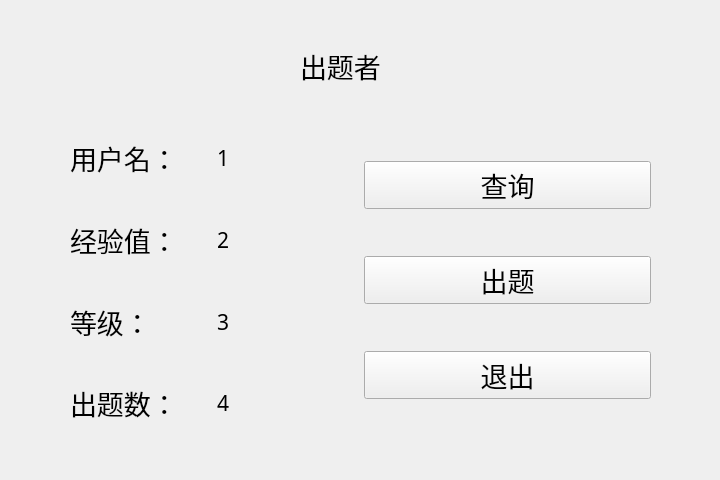
<?xml version="1.0" encoding="UTF-8"?>
<ui version="4.0">
 <class>testerPage</class>
 <widget class="QWidget" name="testerPage">
  <property name="geometry">
   <rect>
    <x>0</x>
    <y>0</y>
    <width>720</width>
    <height>480</height>
   </rect>
  </property>
  <property name="windowTitle">
   <string>Form</string>
  </property>
  <widget class="QWidget" name="layoutWidget">
   <property name="geometry">
    <rect>
     <x>70</x>
     <y>120</y>
     <width>581</width>
     <height>321</height>
    </rect>
   </property>
   <layout class="QHBoxLayout" name="horizontalLayout_5">
    <item>
     <layout class="QVBoxLayout" name="verticalLayout_2">
      <item>
       <layout class="QHBoxLayout" name="horizontalLayout">
        <item>
         <widget class="QLabel" name="label">
          <property name="font">
           <font>
            <family>华文行楷</family>
            <pointsize>20</pointsize>
           </font>
          </property>
          <property name="text">
           <string>用户名：</string>
          </property>
         </widget>
        </item>
        <item>
         <widget class="QLabel" name="username">
          <property name="font">
           <font>
            <family>华文行楷</family>
            <pointsize>16</pointsize>
           </font>
          </property>
          <property name="text">
           <string>1</string>
          </property>
         </widget>
        </item>
       </layout>
      </item>
      <item>
       <layout class="QHBoxLayout" name="horizontalLayout_2">
        <item>
         <widget class="QLabel" name="label_3">
          <property name="font">
           <font>
            <family>华文行楷</family>
            <pointsize>20</pointsize>
           </font>
          </property>
          <property name="text">
           <string>经验值：</string>
          </property>
         </widget>
        </item>
        <item>
         <widget class="QLabel" name="expNum">
          <property name="font">
           <font>
            <family>华文行楷</family>
            <pointsize>16</pointsize>
           </font>
          </property>
          <property name="text">
           <string>2</string>
          </property>
         </widget>
        </item>
       </layout>
      </item>
      <item>
       <layout class="QHBoxLayout" name="horizontalLayout_3">
        <item>
         <widget class="QLabel" name="label_4">
          <property name="font">
           <font>
            <family>华文行楷</family>
            <pointsize>20</pointsize>
           </font>
          </property>
          <property name="text">
           <string>等级：</string>
          </property>
         </widget>
        </item>
        <item>
         <widget class="QLabel" name="rankNum">
          <property name="font">
           <font>
            <family>华文行楷</family>
            <pointsize>16</pointsize>
           </font>
          </property>
          <property name="text">
           <string>3</string>
          </property>
         </widget>
        </item>
       </layout>
      </item>
      <item>
       <layout class="QHBoxLayout" name="horizontalLayout_4">
        <item>
         <widget class="QLabel" name="label_5">
          <property name="font">
           <font>
            <family>华文行楷</family>
            <pointsize>20</pointsize>
           </font>
          </property>
          <property name="text">
           <string>出题数：</string>
          </property>
         </widget>
        </item>
        <item>
         <widget class="QLabel" name="passLevel">
          <property name="font">
           <font>
            <family>华文行楷</family>
            <pointsize>16</pointsize>
           </font>
          </property>
          <property name="text">
           <string>4</string>
          </property>
         </widget>
        </item>
       </layout>
      </item>
     </layout>
    </item>
    <item>
     <layout class="QVBoxLayout" name="verticalLayout">
      <item>
       <widget class="QPushButton" name="searchButton">
        <property name="font">
         <font>
          <family>华文行楷</family>
          <pointsize>20</pointsize>
         </font>
        </property>
        <property name="text">
         <string>查询</string>
        </property>
       </widget>
      </item>
      <item>
       <widget class="QPushButton" name="battleButton">
        <property name="font">
         <font>
          <family>华文行楷</family>
          <pointsize>20</pointsize>
         </font>
        </property>
        <property name="text">
         <string>出题</string>
        </property>
       </widget>
      </item>
      <item>
       <widget class="QPushButton" name="exitButton">
        <property name="font">
         <font>
          <family>华文行楷</family>
          <pointsize>20</pointsize>
         </font>
        </property>
        <property name="text">
         <string>退出</string>
        </property>
       </widget>
      </item>
     </layout>
    </item>
   </layout>
  </widget>
  <widget class="QLabel" name="label_2">
   <property name="geometry">
    <rect>
     <x>300</x>
     <y>30</y>
     <width>101</width>
     <height>72</height>
    </rect>
   </property>
   <property name="font">
    <font>
     <family>华文行楷</family>
     <pointsize>20</pointsize>
    </font>
   </property>
   <property name="text">
    <string>出题者</string>
   </property>
  </widget>
 </widget>
 <resources/>
 <connections/>
</ui>
